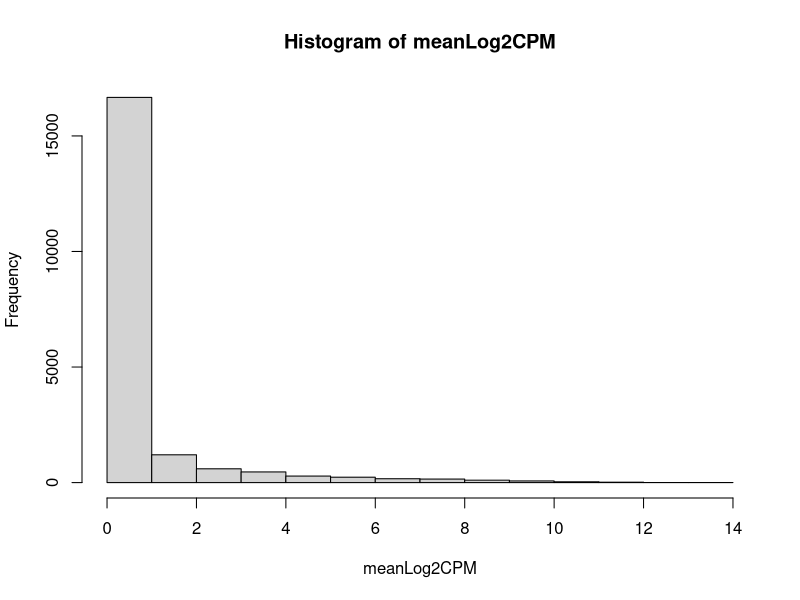

This chart was generated by the following R code: (Note: this script raises an error after producing the figure.)
#Importing the count data
countTable <- read.table(file = "data/counts.tsv",
                         header = TRUE,
                         as.is = TRUE,
                         sep = "\t",
                         row.names = 1)
# Check the dimensions (number of rows (genes) and columns (samples)) of countTable using dim()
dim(countTable)


# Define experimental groups (Dose levels) and associate them with sample names
Dose <- factor(c(rep("Low", 5), rep("High", 10)), levels = c("Low", "High"))
sample_names <- colnames(countTable)
stopifnot(identical(sample_names, c(paste0("Low_", 1:5), paste0("High_", 1:10))))
#Filter low counts
library(edgeR)
library(limma)
meanLog2CPM <- rowMeans(log2(cpm(countTable) + 1))
# Visualize distribution of meanLog2CPM by plotting a histogram
hist(meanLog2CPM)
# Extract genes with meanLog2CPM > 1
countTable <- countTable[meanLog2CPM > 1, ]
dim(countTable)


#Define DGEList
dge <- DGEList(countTable)
dge$samples

dge <- calcNormFactors(dge)
dge$samples


#Define design matrix
designDF <- data.frame(Dose = Dose)
design <- model.matrix(~ 0 + Dose , data = designDF)


#Estimate dispersion parameters
dge <- estimateDisp(dge, design, robust = TRUE)


#Fit model
fit <- glmQLFit(dge, design, robust = TRUE)


# Inspect the coefficients for the first six genes using head() function
head(fit$coefficients)

#Define contrast matrix
contrastMat <- makeContrasts(HighVsLow = DoseHigh - DoseLow,levels = design)
contrastMat

#Perform hypothesis testing
qlfRes <- glmQLFTest(fit, contrast = contrastMat)
#Statistical testing
topRes <- topTags(qlfRes, n = nrow(fit$counts))


#Identifing differentially expressed genes
topRes <- subset(topRes$table, abs(logFC) > 1 & FDR < 0.05)
nrow(topRes)

# Order by FDR (ascending) and take the top 10 genes
top10 <- head(topRes, 10)

# Print the top 10 genes in a nice table
print(top10)

write.csv(topRes, "results/differential_expression.csv")
write.csv(top10, "results/top_genes.csv")
